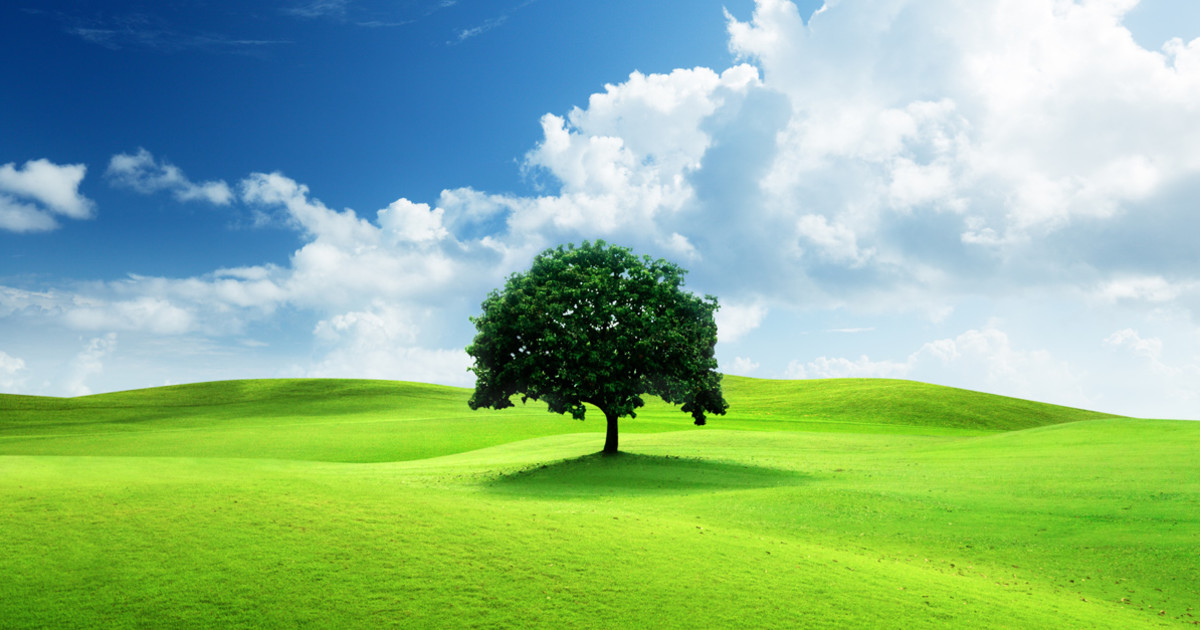
#> input picture Bit_Slicing/images/window.jpg, 1200 x 630 px
$ jupyter execute Bit_Slicing.ipynb
#> lines starting #> are read from the running program, lines starting #| are printed output that depends on the picture
[cell 1]
import cv2
import numpy as np
import os

# Load the image
image = cv2.imread('./images/window.jpg', cv2.IMREAD_GRAYSCALE)
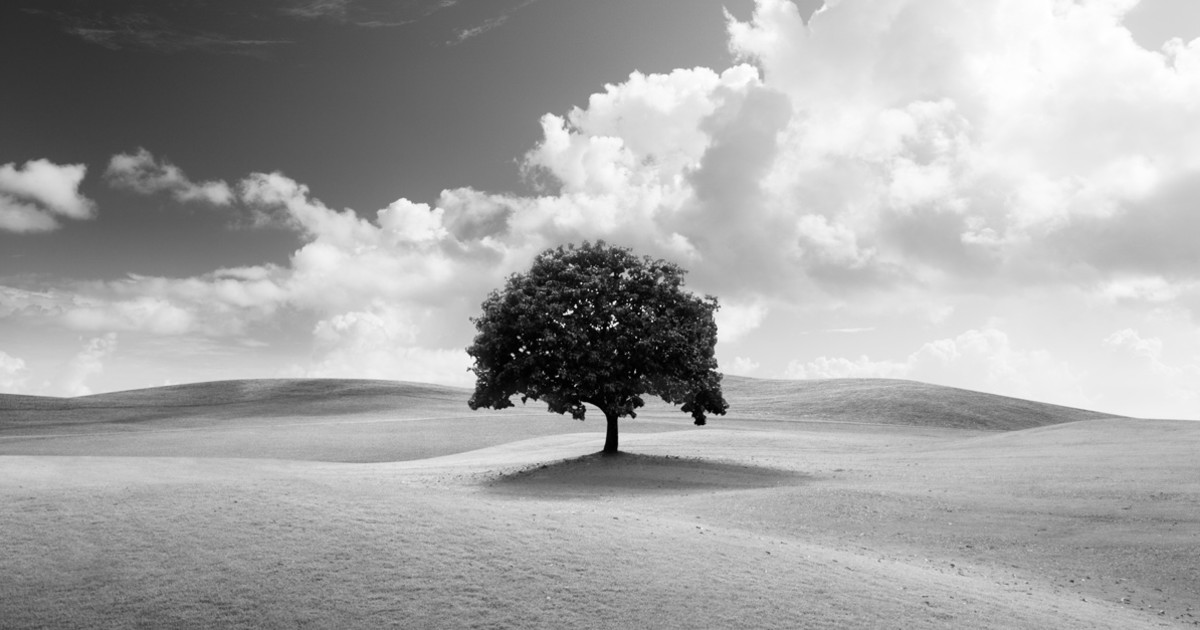
#> image: shape (630, 1200); min 0, max 255, mean 165.3

# Check if the image was loaded properly
if image is None:
    print("Error: Image not loaded.")
    exit()

# Directory to save bit plane images
output_dir = 'bit_planes'
if not os.path.exists(output_dir):
    os.makedirs(output_dir)

# Extract and save each bit plane
for i in range(8):
    bit_plane = (image >> i) & 1
    bit_plane_image = bit_plane * 255  # Scale to 0-255 for saving
    bit_plane_filename = os.path.join(output_dir, f'bit_plane_{i}.png')
    cv2.imwrite(bit_plane_filename, bit_plane_image)
    print(f'Saved {bit_plane_filename}')
#> this loop made 8 passes
#> pass 1, `bit_plane = (image >> i) & 1`:
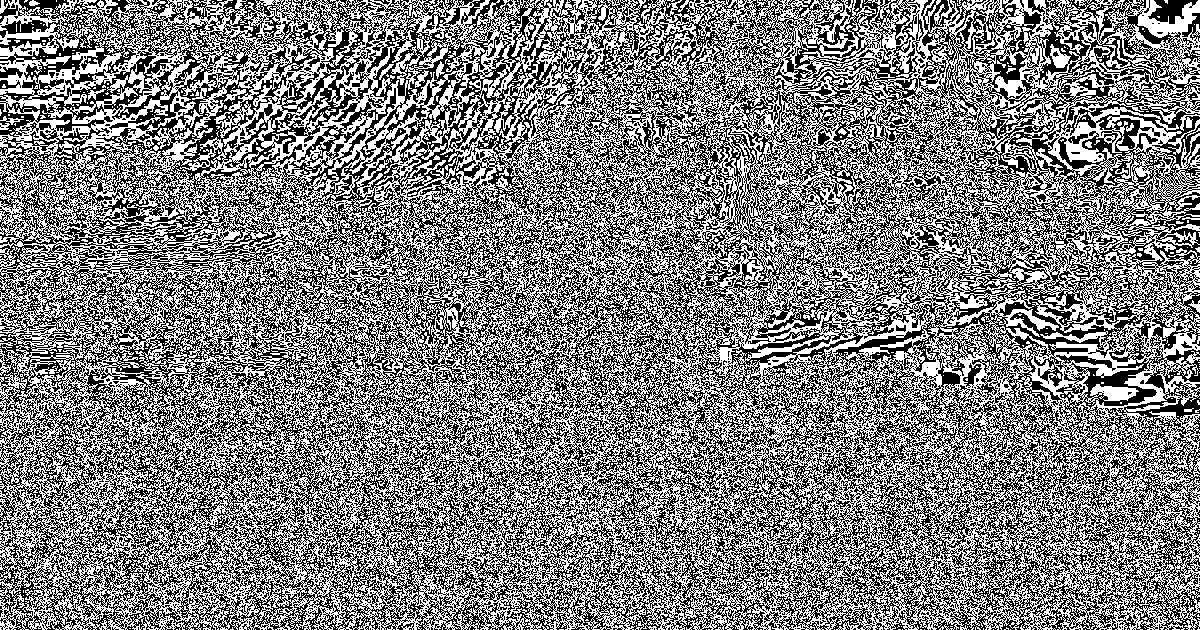
#> bit_plane: shape (630, 1200); values 0 (black) and 1 (white), 50% white; black in thin lines or dots
#> pass 2, `bit_plane = (image >> i) & 1`:
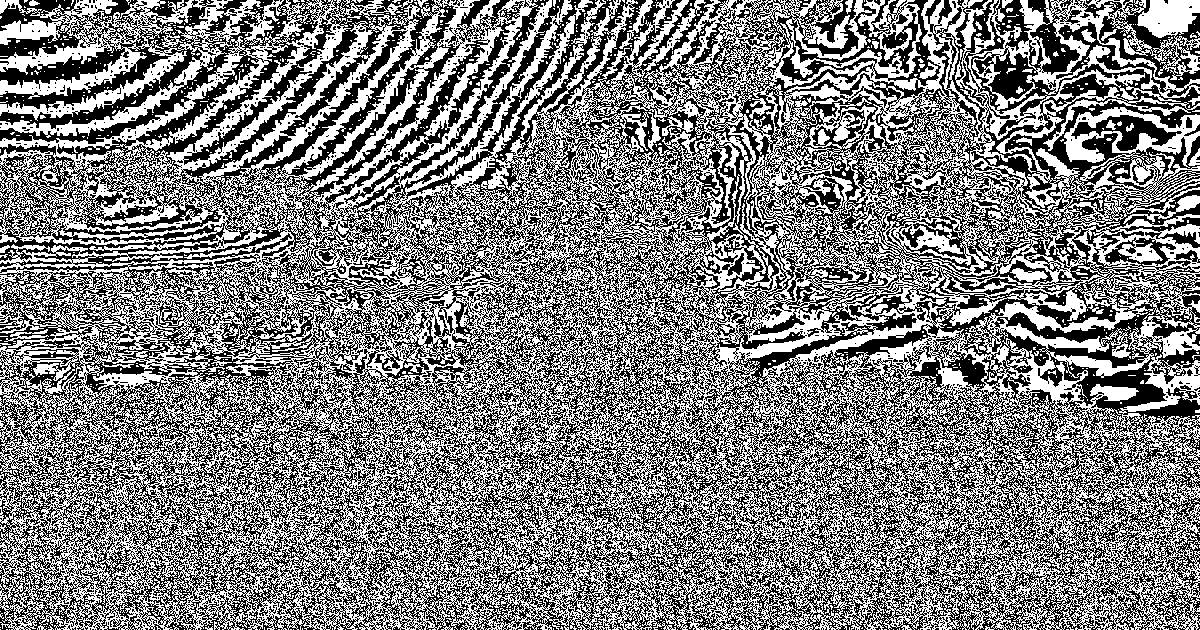
#> bit_plane: shape (630, 1200); values 0 (black) and 1 (white), 49.8% white in thin lines or dots

print('All bit planes saved.')
